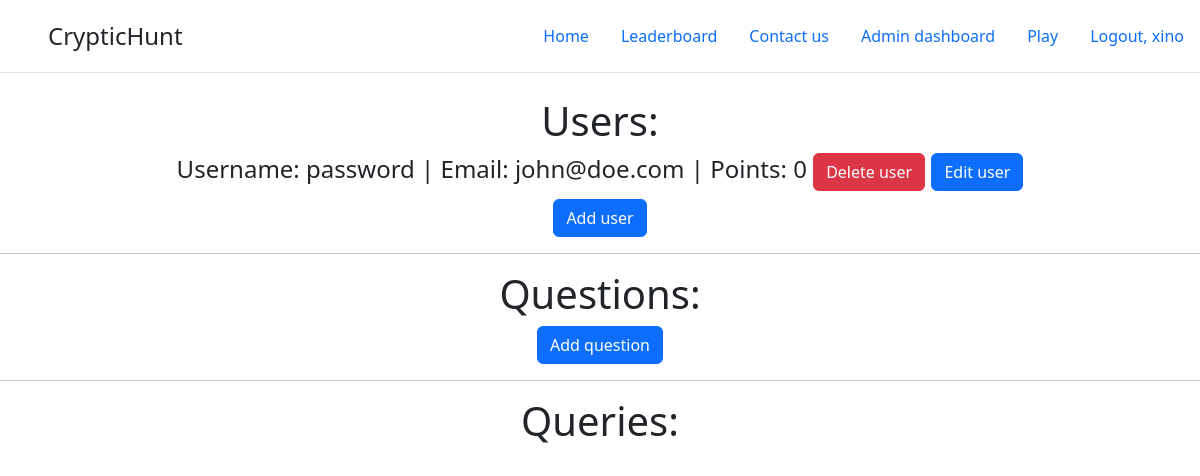
Page /admin (signed in) on the earlier database version.
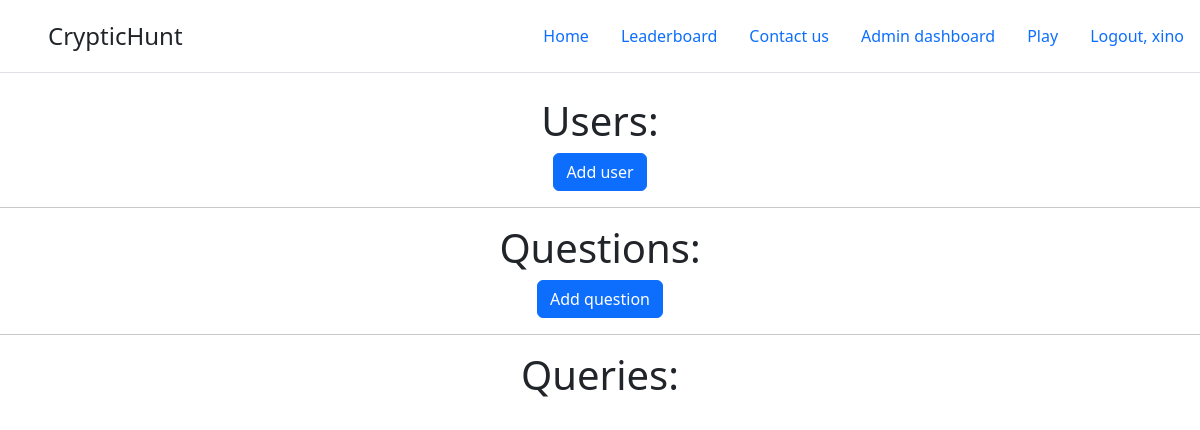
Same page on the later database version.
### hack/models.py (models this page shows)
class User(db.Model,UserMixin):
    id = db.Column(db.Integer,primary_key = True)
    username = db.Column(db.String, nullable=False)
    email = db.Column(db.String(64),index=True)
    password = db.Column(db.String)
    ans_time = db.Column(db.Integer, nullable=False, default=datetime.now)
    correct_ans = db.Column(db.Integer, default=0, nullable=False)
    queries = db.relationship('ContactQuery', backref='user')

### app.py (the view)
@app.route('/admin')
@login_required
def admin():
    if current_user.username == "xino":
        users = User.query.all()
        questions = Question.query.all()
        queries = ContactQuery.query.all()
        return render_template('admin.html', users=users, questions=questions, queries=queries)
    return abort(403)

### hack/models.py (called while the page is built)
@login_manager.user_loader
def load_user(user_id):
    return User.query.get(user_id)

### hack/templates/admin.html (shortened to what this page needs)
{% extends 'base.html' %}
{% block content %}
<center>
    <h1>Users:</h1>
        {% for user in users %}
        {% if user.username == 'xino' %}
        {% else %}
        <h4>Username: {{user.username}} | Email: {{user.email}} | Points: {{user.correct_ans}} <a class="btn btn-danger" href="/deleteuser/{{user.id}}">Delete user</a> <a class="btn btn-primary" href="/edituser/{{user.id}}">Edit user</a></h4>
        {% endif %}
        {% endfor %}
        <a class="btn btn-primary" href="/reg">Add user</a>
        <hr>
        <h1>Questions:</h1>
        <a class="btn btn-primary" href="/addques">Add question</a>
        <hr>
        <h1>Queries:</h1>
</center>
{% endblock %}

Differences in the rows shown:
removed User: username "password", email "john@doe.com", correct_ans "0"
